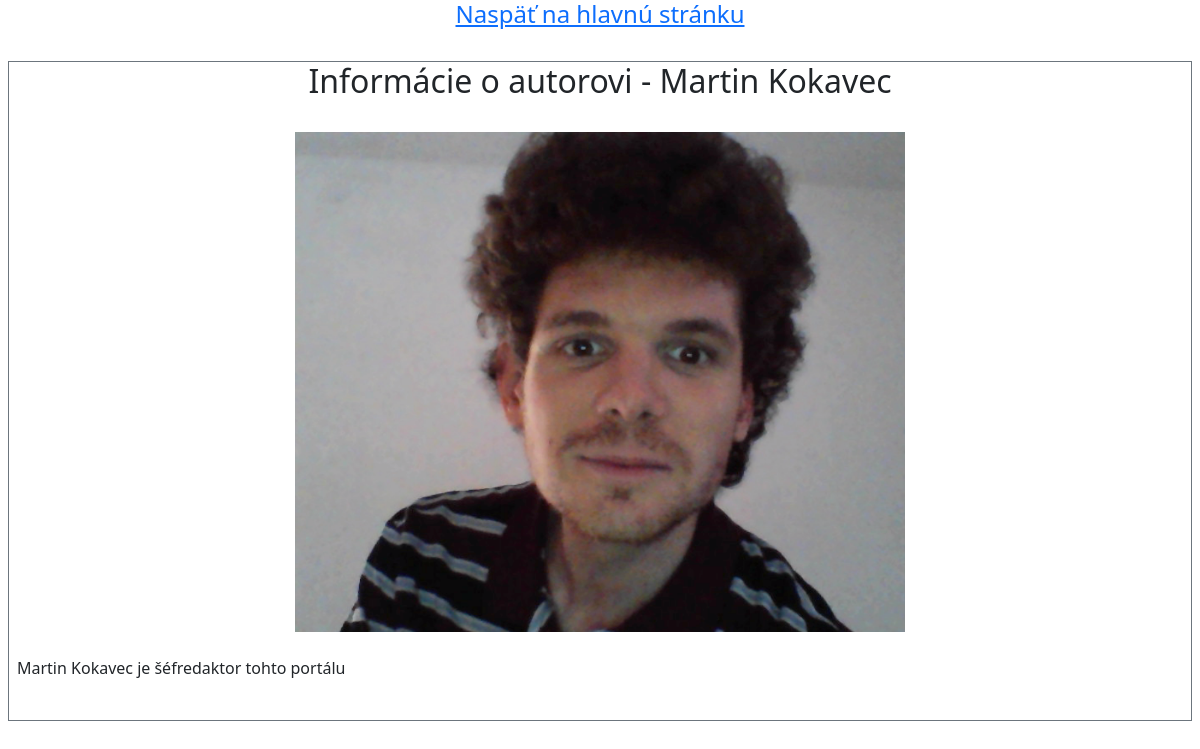
The app's page /autor.php?id=1 with its own data.
### tables this page shows
CREATE TABLE `uzivatelia` (
  `id` int(11) NOT NULL,
  `meno` varchar(100) NOT NULL,
  `informacie` text NOT NULL,
  `fotka` varchar(100) NOT NULL,
  `typ` int(11) NOT NULL DEFAULT 1
);

### autor.php (the view, shortened to what this page needs)
<!DOCTYPE html>
<html>
	<head>
		<link href="https://cdn.jsdelivr.net/npm/bootstrap@5.1.3/dist/css/bootstrap.min.css" rel="stylesheet">
		<link rel="stylesheet" href="style.css">
	</head>
	<body>
		<h4 class="text-center"><a href=".">Naspäť na hlavnú stránku</a></h4>
		<br>
		<?php
			include_once('db_login.php');
			if (isset($_GET['id']))
			{
				$id = $_GET['id'];
			}
			else
			{
				$id = 0;
			}
			$link = new PDO("mysql:host=$dbhost;dbname=$dbname", $dbusername, $dbpassword);
			$statement = $link->prepare('SELECT * FROM uzivatelia WHERE id = :id');
			$statement->execute(['id' => $id]);
			while ($row = $statement->fetch())
			{
			    echo '<div class="border border-secondary mx-2 px-2"><h2 class="text-center">Informácie o autorovi - ' . $row['meno'] . '</h2>';
			    if($row['fotka'] == NULL)
			    {
			    	echo '<br>';
			    }
			    else
			    {
			    	echo '<br><img src="obrazky/' . $row['fotka'] . '" class="titulnyObrazok"><br>';
			    }
			    echo '<p>' . $row['informacie'] . '</p><br>';
			}
		?>
	</body>
</html>

### style.css (style rules this page uses)
.titulnyObrazok { max-width: 80%; max-height: 500px; display: block; margin-left: auto; margin-right: auto; }

### records on screen
uzivatelia: meno "Martin Kokavec", fotka (picture), informacie "Martin Kokavec je šéfredaktor tohto portálu"
